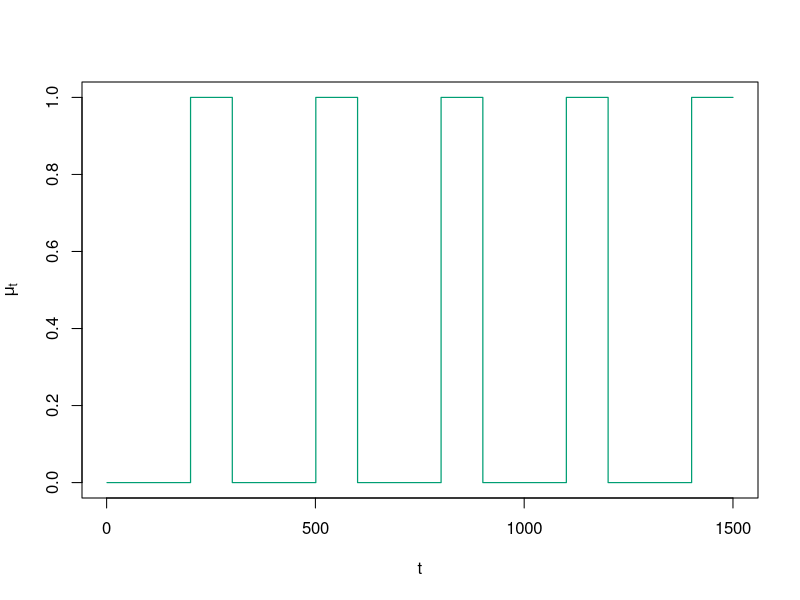
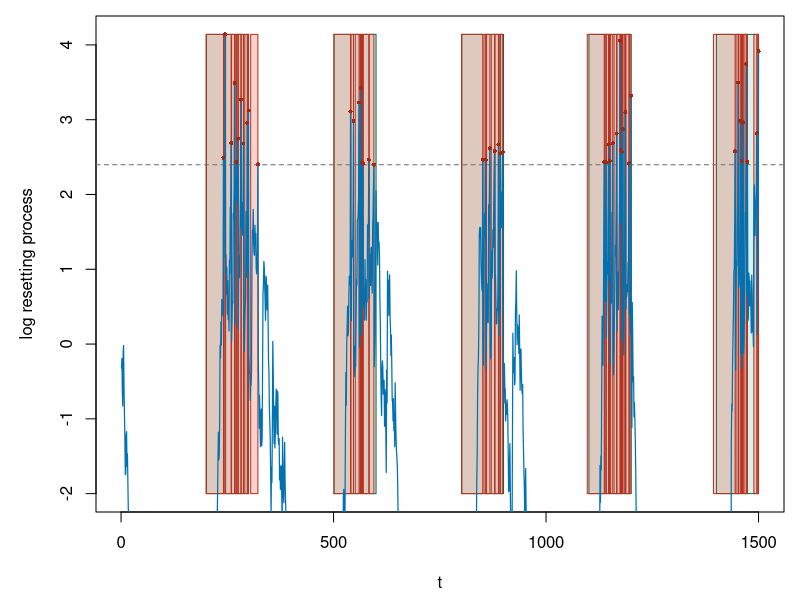
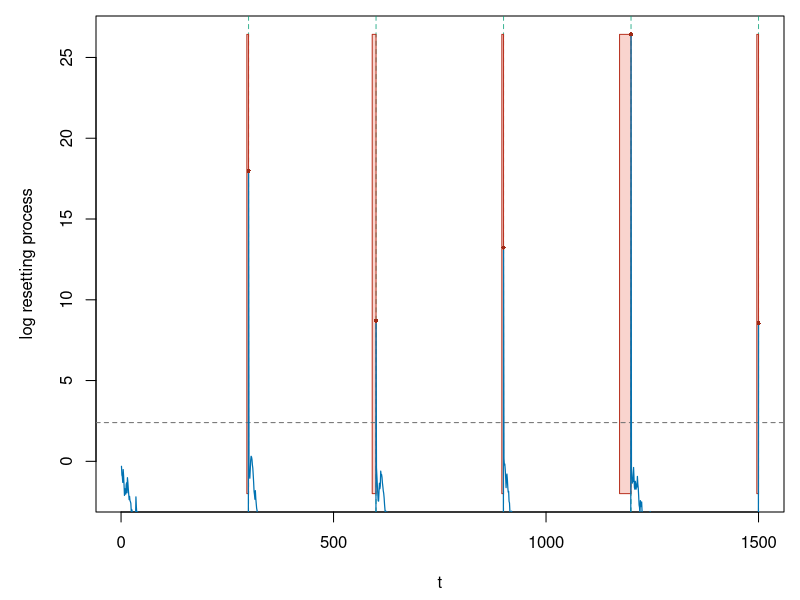

Here is the R script that generated these plots, in order: (Note: this script raises an error after producing the figures.)
## Section 5.1: independent normal simulations.

args <- commandArgs(trailingOnly = FALSE)
script_arg <- args[grepl("^--file=", args)]
root <- dirname(normalizePath(sub("^--file=", "", script_arg[[1]])))
out_dir <- file.path(root, "results")
dir.create(out_dir, recursive = TRUE, showWarnings = FALSE)

T_horizon <- 1500L
lambda <- 0.5
gamma <- 11
n_rep <- 1000L
t_index <- seq_len(T_horizon)

localized_blocks <- function(reset_process) {
  rejection_times <- which(reset_process >= gamma)
  if (!length(rejection_times)) {
    return(data.frame(start = integer(), end = integer()))
  }
  block_start <- 1L
  answer <- vector("list", length(rejection_times))
  for (j in seq_along(rejection_times)) {
    tau <- rejection_times[j]
    block_path <- c(1, reset_process[block_start:tau])
    last_minimum <- max(which(block_path == min(block_path)))
    sigma <- if (last_minimum == 1L) block_start else block_start + last_minimum - 1L
    answer[[j]] <- data.frame(start = sigma, end = tau)
    block_start <- tau + 1L
  }
  do.call(rbind, answer)
}

run_path <- function(mu) {
  x <- rnorm(length(mu), mu, 1)
  e_value <- exp(x - 0.5)
  factor <- 1 - lambda + lambda * e_value
  original <- cumprod(factor)
  reset_process <- numeric(length(mu))
  for (t in seq_along(mu)) {
    reset_process[t] <- if (t == 1L || reset_process[t - 1L] >= gamma) {
      factor[t]
    } else {
      reset_process[t - 1L] * factor[t]
    }
  }
  list(x = x, e_value = e_value, original = original,
       reset_process = reset_process, blocks = localized_blocks(reset_process))
}

path_metrics <- function(path, alternative) {
  covered <- rep(FALSE, length(alternative))
  interval_true <- logical(nrow(path$blocks))
  if (nrow(path$blocks)) {
    for (j in seq_len(nrow(path$blocks))) {
      covered[path$blocks$start[j]:path$blocks$end[j]] <- TRUE
      interval_true[j] <- any(alternative[path$blocks$start[j]:path$blocks$end[j]])
    }
  }
  true_covered <- sum(alternative & covered)
  false_covered <- sum(!alternative & covered)
  c(
    power = true_covered / max(sum(alternative), 1L),
    coverage_fdp = false_covered / max(sum(covered), 1L),
    iou = true_covered / max(sum(alternative | covered), 1L),
    localized_fdp = if (length(interval_true)) mean(!interval_true) else 0
  )
}

signal_intervals <- function(alternative) {
  runs <- rle(alternative)
  ends <- cumsum(runs$lengths)
  starts <- ends - runs$lengths + 1L
  data.frame(start = starts[runs$values], end = ends[runs$values])
}

plot_resetting_path <- function(path, alternative, file, shocks = FALSE) {
  y <- log(path$reset_process)
  ylim <- range(c(y, log(gamma)), finite = TRUE)
  ylim[1] <- max(ylim[1], -2)
  pdf(file, width = 8, height = 4.8)
  par(mar = c(4.4, 4.8, 0.8, 0.8))
  plot(t_index, y, type = "n", xlab = "t", ylab = "log resetting process",
       ylim = ylim)
  signals <- signal_intervals(alternative)
  if (shocks) {
    abline(v = signals$start, col = adjustcolor("#009E73", 0.75), lty = 2)
  } else {
    for (j in seq_len(nrow(signals))) {
      rect(signals$start[j], ylim[1], signals$end[j], ylim[2],
           col = adjustcolor("#009E73", 0.14), border = "#006B4F")
    }
  }
  if (nrow(path$blocks)) {
    for (j in seq_len(nrow(path$blocks))) {
      rect(path$blocks$start[j], ylim[1], path$blocks$end[j], ylim[2],
           col = adjustcolor("#E64B35", 0.24), border = "#B83220")
    }
  }
  abline(h = log(gamma), col = "gray45", lty = 2)
  lines(t_index, y, col = "#0072B2", lwd = 1.2)
  rejection_times <- which(path$reset_process >= gamma)
  points(rejection_times, y[rejection_times], pch = 16, cex = 0.55,
         col = "#9E2A16")
  dev.off()
}

alternative_recurring <- ((t_index - 1L) %% 300L) >= 200L
alternative_shocks <- t_index %% 300L == 0L
mu_recurring <- as.numeric(alternative_recurring)
mu_shocks <- 50 * as.numeric(alternative_shocks)

pdf(file.path(out_dir, "Figure6.pdf"), width = 8, height = 2.6)
plot(t_index, mu_recurring, type = "s", xlab = "t", ylab = expression(mu[t]),
     col = "#009E73", lwd = 1.2)
dev.off()

set.seed(20260811L)
representative_recurring <- run_path(mu_recurring)
plot_resetting_path(representative_recurring, alternative_recurring,
                     file.path(out_dir, "Figure7.pdf"))

set.seed(20260806L)
representative_shocks <- run_path(mu_shocks)
plot_resetting_path(representative_shocks, alternative_shocks,
                     file.path(out_dir, "Figure8.pdf"), shocks = TRUE)

monte_carlo <- function(mu, alternative, seed) {
  set.seed(seed)
  values <- matrix(NA_real_, nrow = n_rep, ncol = 4L)
  colnames(values) <- c("power", "coverage_fdp", "iou", "localized_fdp")
  for (i in seq_len(n_rep)) {
    values[i, ] <- path_metrics(run_path(mu), alternative)
  }
  list(mean = colMeans(values), sd = apply(values, 2, sd))
}

recurring_mc <- monte_carlo(mu_recurring, alternative_recurring, 20260901L)
shocks_mc <- monte_carlo(mu_shocks, alternative_shocks, 20260902L)

table1 <- data.frame(
  case = c("Alternating periods", "Single-point shocks"),
  power = c(recurring_mc$mean["power"], shocks_mc$mean["power"]),
  coverage_fdp = c(recurring_mc$mean["coverage_fdp"], shocks_mc$mean["coverage_fdp"]),
  iou = c(recurring_mc$mean["iou"], shocks_mc$mean["iou"]),
  localized_fdp = c(recurring_mc$mean["localized_fdp"], shocks_mc$mean["localized_fdp"]),
  n_rep = n_rep
)
write.csv(table1, file.path(out_dir, "Table1.csv"), row.names = FALSE)
print(table1)
